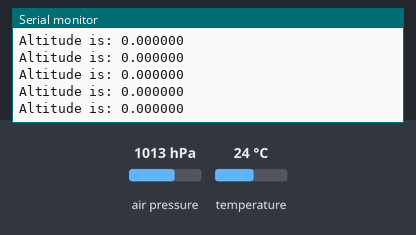
A sketch run on a simulated ESP32. Parts: the last lines printed to the serial monitor. The inputs (shaded band) are chosen by the test bench; at power-on: air pressure 1013 hPa, temperature 24 °C.

Above: at 1.2 s.
1.3 s: air pressure set to 952 hPa
At 1.33 s:
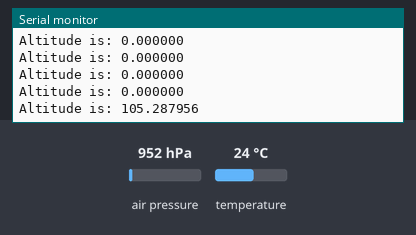
2.8 s: air pressure set to 975 hPa
At 2.84 s:
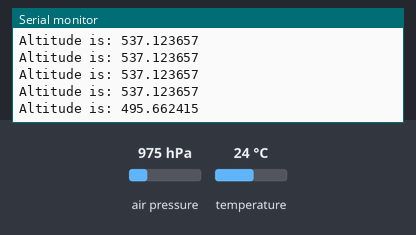
Timing chart, 0 to 5.8 s (numbered marks = the images above; inputs shaded):
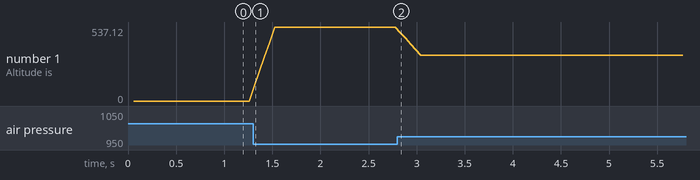

Measured:
- after the input at 1.3 s, the serial monitor: prints a new line at once (image 1)
- after the input at 2.8 s, the serial monitor: prints a new line at once (image 2)
- plotted number 1: 0 → 537.12 after the input at 1.3 s, 537.12 → 331.42 after the input at 2.8 s

The sketch:

Altitude.ino
```cpp
#include <Adafruit_BME280.h>
#include <Adafruit_Sensor.h>

Adafruit_BME280 bme;

//Pressure Moving avg
#define PRESS_WIN 5
float press_arr[PRESS_WIN];
int press_index=0;
float press_avg=0;
float press_initial=0;

//Temp Moving avg
#define TEMP_WIN 20
float temp_arr[TEMP_WIN];
int temp_index=0;
float temp_avg=0;

float temp_initial=0;
float altitude=0;

float getAltitude(float pressure, float base_press, float base_temp) {
  return (float) (base_temp+273.15)/0.0065 * (1.0 - pow(pressure/base_press,0.1903));
}

void press_win_update(){
  float val=bme.readPressure();
  press_avg=press_avg+(val-press_arr[press_index])/PRESS_WIN;
  press_arr[press_index]=val;
  press_index=(press_index+1)%PRESS_WIN;
}
void temp_win_update(){
  float val=bme.readTemperature();
  temp_avg=temp_avg+(val-temp_arr[temp_index])/TEMP_WIN;
  temp_arr[temp_index]=val;
  temp_index=(temp_index+1)%TEMP_WIN;

}

void data_collector(){
  press_win_update();
  temp_win_update();
}

void setup(){
  Serial.begin(115200);

  while (!bme.begin(0x76)){
    Serial.println("BME not found");
    delay(1000);
  }
  bme.setSampling(bme.MODE_NORMAL,bme.SAMPLING_X16,bme.SAMPLING_X16,bme.SAMPLING_NONE,bme.FILTER_X16,bme.STANDBY_MS_0_5);

  //Initialising moving avg
  for(int i=0;i<2*PRESS_WIN;i++) press_win_update();
  press_initial=press_avg;

  for(int i=0;i<2*TEMP_WIN;i++) temp_win_update();
  temp_initial=temp_avg;

}

void loop()
{
  data_collector();
  float Altitude = getAltitude(press_avg, press_initial,temp_initial);
  Serial.printf("Altitude is: %f\n",Altitude);
  delay(50);
}
```
